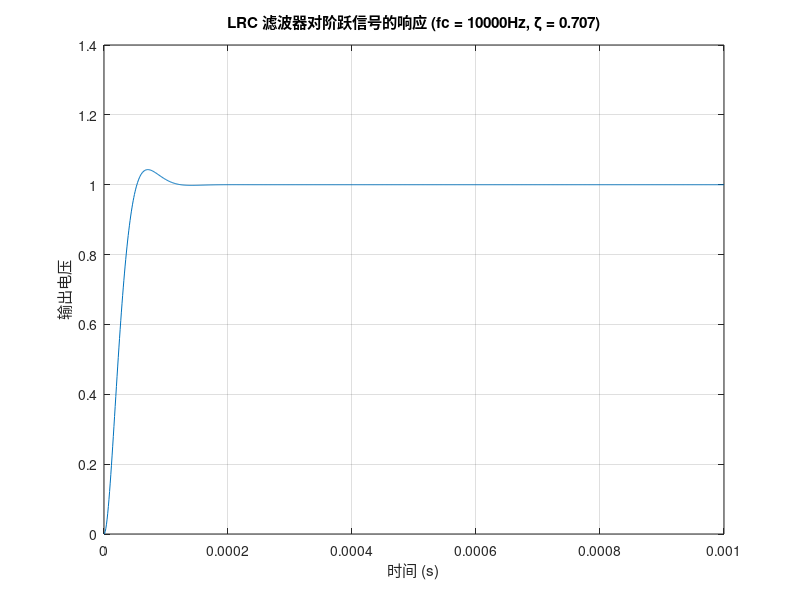

Write MATLAB code to recreate this figure.
% 已知参数
fc = 10000; % 截止频率，单位：Hz
wc = 2*pi*fc; % 截止角频率，单位：rad/s
zeta = 0.707; % 阻尼比

% 计算 L 和 C 的关系
% 由 wc = 1/sqrt(LC) 和 zeta = R/2 * sqrt(C/L) 推导
% 设 L = 1H（可任意设一个值，后续根据关系求 C 和 R）
L = (22/6)*1E-6;
C = 1/(wc^2 * L);
R = 2 * zeta * sqrt(L/C);

% 输出设计出的电阻、电容和电感值
fprintf('设计出的电感值 L = %.6f H\n', L);
fprintf('设计出的电容值 C = %.6e F\n', C);
fprintf('设计出的电阻值 R = %.6f Ω\n', R);

% 建立 LRC 滤波器的传递函数
num = 1;
den = [L*C, R*C, 1];
sys = tf(num, den);

% 生成阶跃信号的时间范围
t = linspace(0, 0.001, 1000); % 时间范围从 0 到 1ms，共 1000 个点

% 计算阶跃响应
y = step(sys, t);

% 计算输出电压波动
steady_state_value = y(end); % 稳态值取响应曲线最后一个点的值
max_output_value = max(y);
output_voltage_fluctuation = max_output_value - steady_state_value;
fprintf('输出电压波动: %.6f V\n', output_voltage_fluctuation);

% 检查系统是否为欠阻尼状态（0 < zeta < 1）
if (zeta > 0) && (zeta < 1)
    % 计算超调量（百分比）
    M_p = exp(-zeta * pi / sqrt(1 - zeta^2)) * 100;
    fprintf('超调量: %.2f%%\n', M_p);
else
    fprintf('系统处于临界阻尼或过阻尼状态，无超调。\n');
end

% 计算电容电压纹波（使用稳定后的电压峰峰值）
% 假设从 80% 时间点后系统进入稳定状态
steady_start_index = round(length(y) * 0.8);
steady_y = y(steady_start_index:end);
capacitor_voltage_ripple = max(steady_y) - min(steady_y);
fprintf('电容电压纹波: %.6f V\n', capacitor_voltage_ripple);

% 绘制阶跃响应曲线
figure;
plot(t, y);
grid on;
title(['LRC 滤波器对阶跃信号的响应 (fc = ', num2str(fc), 'Hz, \zeta = ', num2str(zeta), ')']);
xlabel('时间 (s)');
ylabel('输出电压');

